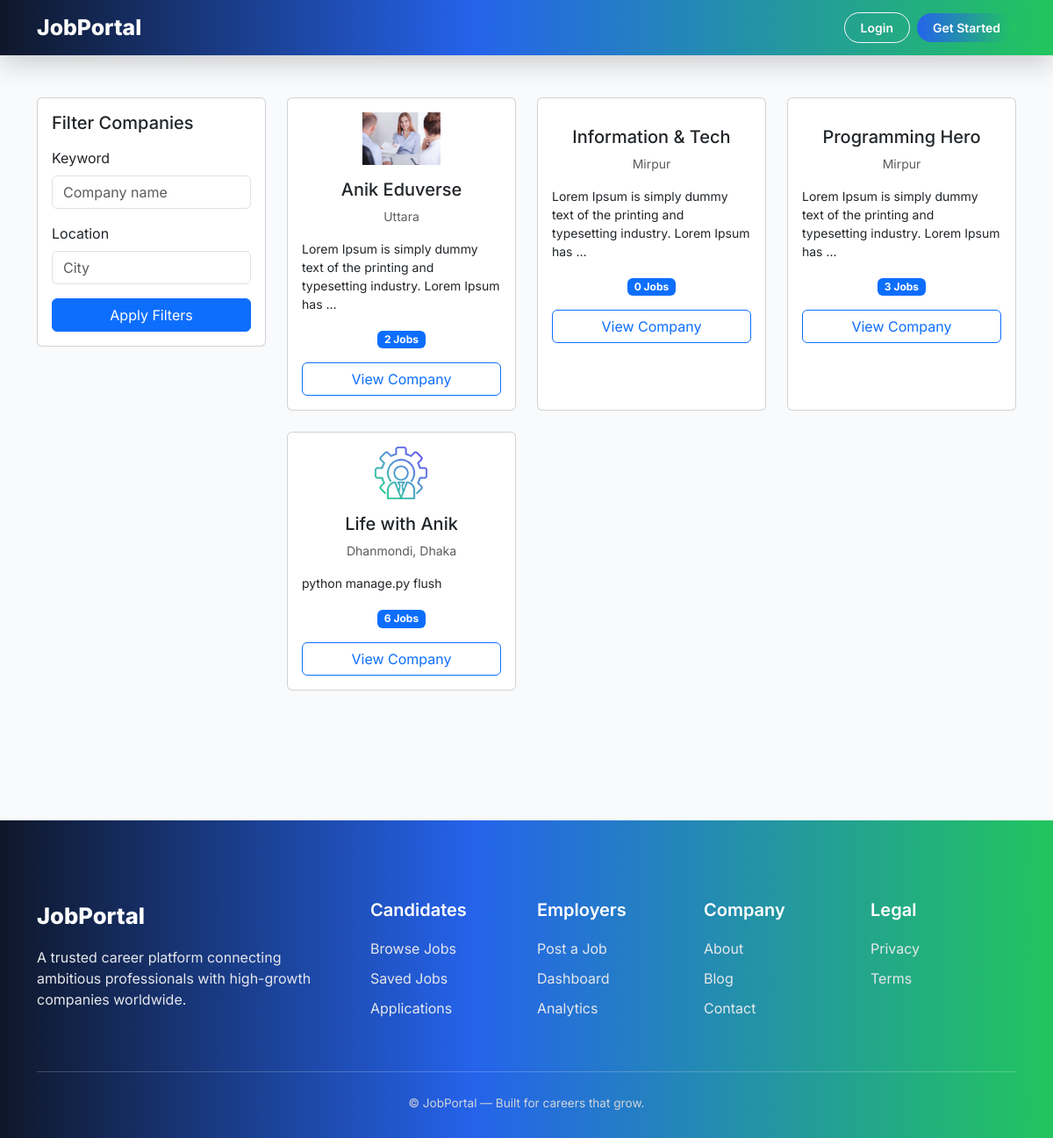
/companies/, run on the app's committed database.
### companies/models.py (models this page shows, shortened)
class Company(models.Model):
    owner = models.OneToOneField(User, on_delete=models.CASCADE)
    name = models.CharField(max_length=200)
    logo = models.ImageField(upload_to='company_logos/', blank=True, null=True)
    description = models.TextField()
    website = models.URLField(blank=True)
    location = models.CharField(max_length=200)

### companies/views.py (the view)
# urls.py: path('companies/', views.company_list, name='company_list'),
def company_list(request):
    companies = Company.objects.annotate(
        total_jobs=Count('job')
    ).order_by('-id')
    keyword = request.GET.get('q')
    location = request.GET.get('location')
    if keyword:
        companies = companies.filter(
            Q(name__icontains=keyword) |
            Q(description__icontains=keyword)
        )
    if location:
        companies = companies.filter(location__icontains=location)
    context = {
        'companies': companies,
        'keyword': keyword,
        'location': location,
    }
    return render(request, 'companies/company_list.html', context)

### templates/companies/company_list.html (shortened to what this page needs)
{% extends "base.html" %}
{% block content %}
<section class="py-5">
  <div class="container">
    <div class="row">
      <div class="col-lg-3">
        <form method="get" action="{% url 'company_list' %}" class="card p-3">
          <h5 class="mb-3">Filter Companies</h5>
          <div class="mb-3">
            <label class="form-label">Keyword</label>
            <input type="text"
                   name="q"
                   class="form-control"
                   placeholder="Company name"
                   value="{{ keyword|default_if_none:'' }}">
          </div>
          <div class="mb-3">
            <label class="form-label">Location</label>
            <input type="text"
                   name="location"
                   class="form-control"
                   placeholder="City"
                   value="{{ location|default_if_none:'' }}">
          </div>
          <button class="btn btn-primary w-100">
            Apply Filters
          </button>
        </form>
      </div>
      <div class="col-lg-9">
        <div class="row g-4">
          {% for company in companies %}
          <div class="col-md-6 col-xl-4">
            <div class="card h-100 p-3">
              <div class="text-center mb-3">
                {% if company.logo %}
                  <img src="{{ company.logo.url }}"
                       class="img-fluid"
                       style="max-height:60px">
                {% endif %}
              </div>
              <h5 class="text-center">{{ company.name }}</h5>
              <p class="text-muted small text-center">
                {{ company.location }}
              </p>
              <p class="small">
                {{ company.description|truncatewords:15 }}
              </p>
              <div class="text-center mb-3">
                <span class="badge bg-primary">
                  {{ company.total_jobs }} Jobs
                </span>
              </div>
              <a href="{% url 'company_public_detail' company.id %}"
                 class="btn btn-outline-primary w-100">
                View Company
              </a>
            </div>
          </div>
          {% empty %}
            <p class="text-center text-muted">
              No companies found.
            </p>
          {% endfor %}
        </div>
      </div>
    </div>
  </div>
</section>
{% endblock %}

### templates/base.html (style rules this page uses)
:root { --blue-main: #2563eb; --blue-soft: #38bdf8; --green-main: #22c55e; --green-soft: #4ade80; --dark-bg: #020617; --dark-glass: rgba(2,6,23,.85); }
body { font-family: 'Inter', sans-serif; background: #f8fafc; color: #0f172a; }

### data on the page
Company: logo (picture), name "Anik Eduverse", location "Uttara", description "Lorem Ipsum is simply dummy text of the printing and typesetting industry. Lorem Ipsum has …", total_jobs "2"
Company: name "Information & Tech", location "Mirpur", description "Lorem Ipsum is simply dummy text of the printing and typesetting industry. Lorem Ipsum has …", total_jobs "0"
Company: name "Programming Hero", location "Mirpur", description "Lorem Ipsum is simply dummy text of the printing and typesetting industry. Lorem Ipsum has …", total_jobs "3"
Company: logo (picture), name "Life with Anik", location "Dhanmondi, Dhaka", description "python manage.py flush", total_jobs "6"
